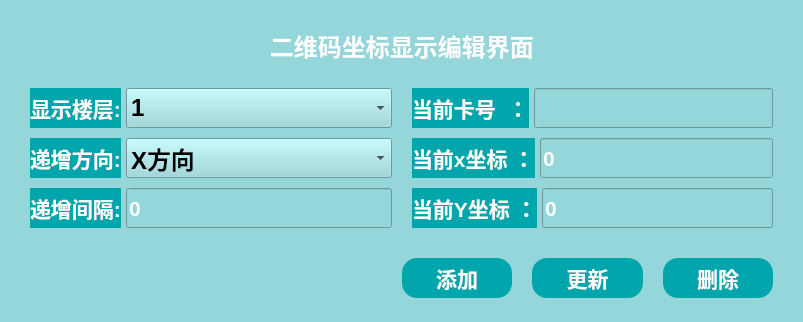
<?xml version="1.0" encoding="UTF-8"?>
<ui version="4.0">
 <class>PointInput</class>
 <widget class="QWidget" name="PointInput">
  <property name="geometry">
   <rect>
    <x>0</x>
    <y>0</y>
    <width>803</width>
    <height>322</height>
   </rect>
  </property>
  <property name="minimumSize">
   <size>
    <width>325</width>
    <height>185</height>
   </size>
  </property>
  <property name="maximumSize">
   <size>
    <width>16666</width>
    <height>1000</height>
   </size>
  </property>
  <property name="windowTitle">
   <string>卡点操作</string>
  </property>
  <property name="styleSheet">
   <string notr="true">background-color: rgb(148, 214, 218);</string>
  </property>
  <layout class="QGridLayout" name="gridLayout">
   <property name="leftMargin">
    <number>30</number>
   </property>
   <property name="topMargin">
    <number>11</number>
   </property>
   <property name="rightMargin">
    <number>30</number>
   </property>
   <property name="bottomMargin">
    <number>11</number>
   </property>
   <item row="0" column="0">
    <layout class="QVBoxLayout" name="verticalLayout_4">
     <property name="spacing">
      <number>20</number>
     </property>
     <item>
      <layout class="QHBoxLayout" name="horizontalLayout_41">
       <item>
        <spacer name="horizontalSpacer_23">
         <property name="orientation">
          <enum>Qt::Horizontal</enum>
         </property>
         <property name="sizeHint" stdset="0">
          <size>
           <width>40</width>
           <height>20</height>
          </size>
         </property>
        </spacer>
       </item>
       <item>
        <widget class="QLabel" name="label_22">
         <property name="minimumSize">
          <size>
           <width>0</width>
           <height>40</height>
          </size>
         </property>
         <property name="maximumSize">
          <size>
           <width>16777215</width>
           <height>45</height>
          </size>
         </property>
         <property name="font">
          <font>
           <pointsize>18</pointsize>
           <weight>75</weight>
           <bold>true</bold>
          </font>
         </property>
         <property name="styleSheet">
          <string notr="true">color:#ffffff</string>
         </property>
         <property name="text">
          <string>   二维码坐标显示编辑界面   </string>
         </property>
        </widget>
       </item>
       <item>
        <spacer name="horizontalSpacer_24">
         <property name="orientation">
          <enum>Qt::Horizontal</enum>
         </property>
         <property name="sizeHint" stdset="0">
          <size>
           <width>40</width>
           <height>20</height>
          </size>
         </property>
        </spacer>
       </item>
      </layout>
     </item>
     <item>
      <layout class="QVBoxLayout" name="verticalLayout_3" stretch="5,1">
       <property name="spacing">
        <number>30</number>
       </property>
       <item>
        <layout class="QHBoxLayout" name="horizontalLayout_5" stretch="1,1">
         <property name="spacing">
          <number>20</number>
         </property>
         <item>
          <layout class="QVBoxLayout" name="verticalLayout">
           <property name="spacing">
            <number>10</number>
           </property>
           <item>
            <layout class="QHBoxLayout" name="horizontalLayout_15" stretch="1,3">
             <property name="spacing">
              <number>5</number>
             </property>
             <item>
              <widget class="QLabel" name="label_47">
               <property name="maximumSize">
                <size>
                 <width>16777215</width>
                 <height>40</height>
                </size>
               </property>
               <property name="font">
                <font>
                 <pointsize>16</pointsize>
                 <weight>75</weight>
                 <bold>true</bold>
                </font>
               </property>
               <property name="styleSheet">
                <string notr="true">color:#ffffff;
background-color: rgb(0, 166, 172);</string>
               </property>
               <property name="text">
                <string>显示楼层:</string>
               </property>
              </widget>
             </item>
             <item>
              <widget class="QComboBox" name="floorNum">
               <property name="sizePolicy">
                <sizepolicy hsizetype="Preferred" vsizetype="Preferred">
                 <horstretch>0</horstretch>
                 <verstretch>0</verstretch>
                </sizepolicy>
               </property>
               <property name="minimumSize">
                <size>
                 <width>120</width>
                 <height>35</height>
                </size>
               </property>
               <property name="maximumSize">
                <size>
                 <width>16777215</width>
                 <height>40</height>
                </size>
               </property>
               <property name="font">
                <font>
                 <pointsize>18</pointsize>
                 <weight>75</weight>
                 <bold>true</bold>
                </font>
               </property>
               <property name="styleSheet">
                <string notr="true">color:#ffffff;
background-color: rgb(157, 144, 135);
QComboBox::drop-down {
    subcontrol-position: top right;
    width: 30px;
    border-left-width: 1px;
    border-left-style: solid; 
	border-left-color: gray;
    border-top-right-radius: 3px;
    border-bottom-right-radius: 3px;
}</string>
               </property>
               <item>
                <property name="text">
                 <string>1</string>
                </property>
               </item>
               <item>
                <property name="text">
                 <string>2</string>
                </property>
               </item>
               <item>
                <property name="text">
                 <string>3</string>
                </property>
               </item>
               <item>
                <property name="text">
                 <string>4</string>
                </property>
               </item>
               <item>
                <property name="text">
                 <string>5</string>
                </property>
               </item>
               <item>
                <property name="text">
                 <string>6</string>
                </property>
               </item>
              </widget>
             </item>
            </layout>
           </item>
           <item>
            <layout class="QHBoxLayout" name="horizontalLayout_14" stretch="1,3">
             <property name="spacing">
              <number>5</number>
             </property>
             <item>
              <widget class="QLabel" name="label_46">
               <property name="maximumSize">
                <size>
                 <width>16777215</width>
                 <height>40</height>
                </size>
               </property>
               <property name="font">
                <font>
                 <pointsize>16</pointsize>
                 <weight>75</weight>
                 <bold>true</bold>
                </font>
               </property>
               <property name="styleSheet">
                <string notr="true">color:#ffffff;
background-color: rgb(0, 166, 172);</string>
               </property>
               <property name="text">
                <string>递增方向:</string>
               </property>
              </widget>
             </item>
             <item>
              <widget class="QComboBox" name="coordinate">
               <property name="sizePolicy">
                <sizepolicy hsizetype="Preferred" vsizetype="Preferred">
                 <horstretch>0</horstretch>
                 <verstretch>0</verstretch>
                </sizepolicy>
               </property>
               <property name="minimumSize">
                <size>
                 <width>120</width>
                 <height>35</height>
                </size>
               </property>
               <property name="maximumSize">
                <size>
                 <width>16777215</width>
                 <height>40</height>
                </size>
               </property>
               <property name="font">
                <font>
                 <pointsize>18</pointsize>
                 <weight>75</weight>
                 <bold>true</bold>
                </font>
               </property>
               <property name="styleSheet">
                <string notr="true">color:#ffffff;
background-color: rgb(157, 144, 135);
QComboBox::drop-down {
    subcontrol-position: top right;
    width: 30px;
    border-left-width: 1px;
    border-left-style: solid; 
	border-left-color: gray;
    border-top-right-radius: 3px;
    border-bottom-right-radius: 3px;
}</string>
               </property>
               <item>
                <property name="text">
                 <string>X方向</string>
                </property>
               </item>
               <item>
                <property name="text">
                 <string>Y方向</string>
                </property>
               </item>
              </widget>
             </item>
            </layout>
           </item>
           <item>
            <layout class="QHBoxLayout" name="horizontalLayout_90" stretch="1,3">
             <property name="spacing">
              <number>5</number>
             </property>
             <item>
              <widget class="QLabel" name="label_53">
               <property name="maximumSize">
                <size>
                 <width>16777215</width>
                 <height>40</height>
                </size>
               </property>
               <property name="font">
                <font>
                 <pointsize>16</pointsize>
                 <weight>75</weight>
                 <bold>true</bold>
                </font>
               </property>
               <property name="styleSheet">
                <string notr="true">color:#ffffff;
background-color: rgb(0, 166, 172);</string>
               </property>
               <property name="text">
                <string>递增间隔:</string>
               </property>
              </widget>
             </item>
             <item>
              <widget class="QLineEdit" name="space">
               <property name="sizePolicy">
                <sizepolicy hsizetype="Expanding" vsizetype="Preferred">
                 <horstretch>0</horstretch>
                 <verstretch>0</verstretch>
                </sizepolicy>
               </property>
               <property name="minimumSize">
                <size>
                 <width>100</width>
                 <height>0</height>
                </size>
               </property>
               <property name="maximumSize">
                <size>
                 <width>16777215</width>
                 <height>40</height>
                </size>
               </property>
               <property name="font">
                <font>
                 <pointsize>16</pointsize>
                 <weight>75</weight>
                 <bold>true</bold>
                </font>
               </property>
               <property name="styleSheet">
                <string notr="true">color:#ffffff;</string>
               </property>
               <property name="text">
                <string>0</string>
               </property>
               <property name="placeholderText">
                <string/>
               </property>
              </widget>
             </item>
            </layout>
           </item>
          </layout>
         </item>
         <item>
          <layout class="QVBoxLayout" name="verticalLayout_2">
           <property name="spacing">
            <number>10</number>
           </property>
           <item>
            <layout class="QHBoxLayout" name="horizontalLayout_3" stretch="1,3">
             <property name="spacing">
              <number>5</number>
             </property>
             <item>
              <widget class="QLabel" name="label_3">
               <property name="maximumSize">
                <size>
                 <width>16777215</width>
                 <height>40</height>
                </size>
               </property>
               <property name="font">
                <font>
                 <pointsize>16</pointsize>
                 <weight>75</weight>
                 <bold>true</bold>
                </font>
               </property>
               <property name="styleSheet">
                <string notr="true">color:#ffffff;
background-color: rgb(0, 166, 172);</string>
               </property>
               <property name="text">
                <string>当前卡号  ：</string>
               </property>
              </widget>
             </item>
             <item>
              <widget class="QLineEdit" name="pointEdit">
               <property name="sizePolicy">
                <sizepolicy hsizetype="Preferred" vsizetype="Preferred">
                 <horstretch>0</horstretch>
                 <verstretch>0</verstretch>
                </sizepolicy>
               </property>
               <property name="minimumSize">
                <size>
                 <width>0</width>
                 <height>30</height>
                </size>
               </property>
               <property name="maximumSize">
                <size>
                 <width>16777215</width>
                 <height>40</height>
                </size>
               </property>
               <property name="font">
                <font>
                 <pointsize>16</pointsize>
                 <weight>75</weight>
                 <bold>true</bold>
                </font>
               </property>
               <property name="styleSheet">
                <string notr="true">color:#ffffff;</string>
               </property>
               <property name="text">
                <string/>
               </property>
              </widget>
             </item>
            </layout>
           </item>
           <item>
            <layout class="QHBoxLayout" name="horizontalLayout" stretch="1,3">
             <property name="spacing">
              <number>5</number>
             </property>
             <item>
              <widget class="QLabel" name="label">
               <property name="maximumSize">
                <size>
                 <width>16777215</width>
                 <height>40</height>
                </size>
               </property>
               <property name="font">
                <font>
                 <pointsize>16</pointsize>
                 <weight>75</weight>
                 <bold>true</bold>
                </font>
               </property>
               <property name="styleSheet">
                <string notr="true">color:#ffffff;
background-color: rgb(0, 166, 172);</string>
               </property>
               <property name="text">
                <string>当前x坐标 ：</string>
               </property>
              </widget>
             </item>
             <item>
              <widget class="QLineEdit" name="xEdit">
               <property name="sizePolicy">
                <sizepolicy hsizetype="Expanding" vsizetype="Preferred">
                 <horstretch>0</horstretch>
                 <verstretch>0</verstretch>
                </sizepolicy>
               </property>
               <property name="minimumSize">
                <size>
                 <width>0</width>
                 <height>30</height>
                </size>
               </property>
               <property name="maximumSize">
                <size>
                 <width>16777215</width>
                 <height>40</height>
                </size>
               </property>
               <property name="font">
                <font>
                 <pointsize>16</pointsize>
                 <weight>75</weight>
                 <bold>true</bold>
                </font>
               </property>
               <property name="styleSheet">
                <string notr="true">color:#ffffff;</string>
               </property>
               <property name="text">
                <string>0</string>
               </property>
              </widget>
             </item>
            </layout>
           </item>
           <item>
            <layout class="QHBoxLayout" name="horizontalLayout_2" stretch="1,3">
             <property name="spacing">
              <number>5</number>
             </property>
             <item>
              <widget class="QLabel" name="label_2">
               <property name="maximumSize">
                <size>
                 <width>16777215</width>
                 <height>40</height>
                </size>
               </property>
               <property name="font">
                <font>
                 <pointsize>16</pointsize>
                 <weight>75</weight>
                 <bold>true</bold>
                </font>
               </property>
               <property name="styleSheet">
                <string notr="true">color:#ffffff;
background-color: rgb(0, 166, 172);</string>
               </property>
               <property name="text">
                <string>当前Y坐标 ：</string>
               </property>
              </widget>
             </item>
             <item>
              <widget class="QLineEdit" name="yEdit">
               <property name="sizePolicy">
                <sizepolicy hsizetype="Preferred" vsizetype="Preferred">
                 <horstretch>0</horstretch>
                 <verstretch>0</verstretch>
                </sizepolicy>
               </property>
               <property name="minimumSize">
                <size>
                 <width>0</width>
                 <height>30</height>
                </size>
               </property>
               <property name="maximumSize">
                <size>
                 <width>16777215</width>
                 <height>40</height>
                </size>
               </property>
               <property name="font">
                <font>
                 <pointsize>16</pointsize>
                 <weight>75</weight>
                 <bold>true</bold>
                </font>
               </property>
               <property name="styleSheet">
                <string notr="true">color:#ffffff;</string>
               </property>
               <property name="text">
                <string>0</string>
               </property>
              </widget>
             </item>
            </layout>
           </item>
          </layout>
         </item>
        </layout>
       </item>
       <item>
        <layout class="QHBoxLayout" name="horizontalLayout_18">
         <item>
          <spacer name="horizontalSpacer_2">
           <property name="orientation">
            <enum>Qt::Horizontal</enum>
           </property>
           <property name="sizeHint" stdset="0">
            <size>
             <width>40</width>
             <height>20</height>
            </size>
           </property>
          </spacer>
         </item>
         <item>
          <layout class="QHBoxLayout" name="horizontalLayout_4" stretch="1,1,1">
           <property name="spacing">
            <number>20</number>
           </property>
           <item>
            <widget class="QPushButton" name="insertButton">
             <property name="sizePolicy">
              <sizepolicy hsizetype="Preferred" vsizetype="Preferred">
               <horstretch>0</horstretch>
               <verstretch>0</verstretch>
              </sizepolicy>
             </property>
             <property name="maximumSize">
              <size>
               <width>16777215</width>
               <height>40</height>
              </size>
             </property>
             <property name="font">
              <font>
               <pointsize>16</pointsize>
               <weight>75</weight>
               <bold>true</bold>
              </font>
             </property>
             <property name="styleSheet">
              <string notr="true">color: white;  
border: 2px groove gray;
border-radius:15px;border:none;
background-color: rgb(0, 166, 172);</string>
             </property>
             <property name="text">
              <string>添加</string>
             </property>
            </widget>
           </item>
           <item>
            <widget class="QPushButton" name="UPButton">
             <property name="sizePolicy">
              <sizepolicy hsizetype="Preferred" vsizetype="Preferred">
               <horstretch>0</horstretch>
               <verstretch>0</verstretch>
              </sizepolicy>
             </property>
             <property name="maximumSize">
              <size>
               <width>16777215</width>
               <height>40</height>
              </size>
             </property>
             <property name="font">
              <font>
               <pointsize>16</pointsize>
               <weight>75</weight>
               <bold>true</bold>
              </font>
             </property>
             <property name="styleSheet">
              <string notr="true">color: white;  
border: 2px groove gray;
border-radius:15px;border:none;
background-color: rgb(0, 166, 172);</string>
             </property>
             <property name="text">
              <string>更新</string>
             </property>
            </widget>
           </item>
           <item>
            <widget class="QPushButton" name="deleteButton">
             <property name="sizePolicy">
              <sizepolicy hsizetype="Preferred" vsizetype="Preferred">
               <horstretch>0</horstretch>
               <verstretch>0</verstretch>
              </sizepolicy>
             </property>
             <property name="minimumSize">
              <size>
               <width>0</width>
               <height>35</height>
              </size>
             </property>
             <property name="maximumSize">
              <size>
               <width>16777215</width>
               <height>40</height>
              </size>
             </property>
             <property name="font">
              <font>
               <pointsize>16</pointsize>
               <weight>75</weight>
               <bold>true</bold>
              </font>
             </property>
             <property name="styleSheet">
              <string notr="true">color: white;  
border: 2px groove gray;
border-radius:15px;border:none;
background-color: rgb(0, 166, 172);</string>
             </property>
             <property name="text">
              <string>删除</string>
             </property>
            </widget>
           </item>
          </layout>
         </item>
        </layout>
       </item>
      </layout>
     </item>
    </layout>
   </item>
  </layout>
 </widget>
 <resources/>
 <connections/>
</ui>
